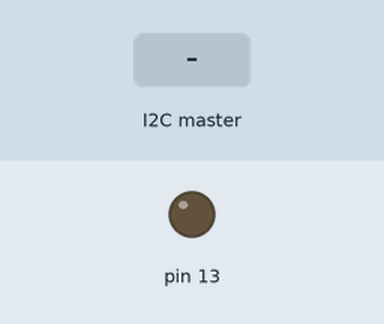
Recording of a sketch running on a simulated Arduino Uno, built with avr-gcc and run on an emulated ATmega328P. Parts: output pins drawn as LEDs (lit = HIGH). The test bench sets the inputs (shaded band).

Above: at 1.2 s.
1.3 s: the I2C master sends the byte 1
At 2.6 s:
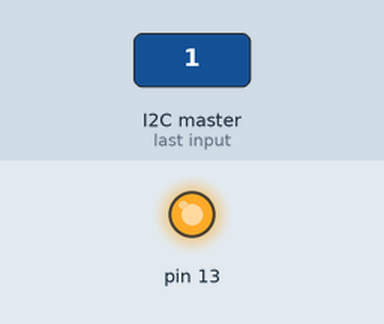
Timing chart, 0 to 4.3 s (numbered marks = the images above; inputs shaded):
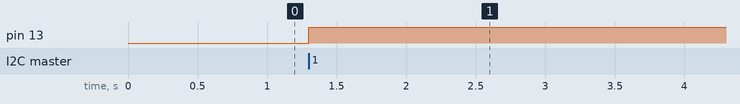

The sketch:

koki.ino
```cpp
#include <Wire.h>

void setup() {
  Wire.begin(1);                // join i2c bus with address #8
  Wire.onReceive(receiveEvent); // register event
  pinMode(13,OUTPUT);
}

void loop() {
}

void receiveEvent(int howMany) {
  digitalWrite(13,HIGH);
//  (void)howMany;  // cast unused parameter to void to avoid compiler warning
//  while (1 < Wire.available()) { // loop through all but the last
//    char c = Wire.read(); // receive byte as a character
//    Serial.print(c);         // print the character
//  }
//  int x = Wire.read();    // receive byte as an integer
//  Serial.println(x);         // print the integer
}
```

Measured:
- after the input at 1.3 s, pin 13: LOW → HIGH at once
